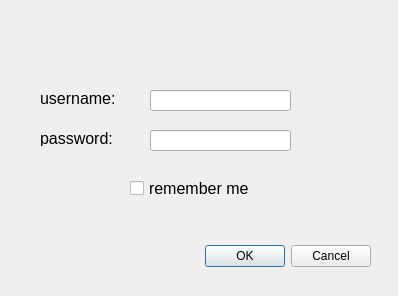
<?xml version="1.0" encoding="UTF-8"?>
<ui version="4.0">
 <class>Login</class>
 <widget class="QDialog" name="Login">
  <property name="geometry">
   <rect>
    <x>0</x>
    <y>0</y>
    <width>398</width>
    <height>296</height>
   </rect>
  </property>
  <property name="windowTitle">
   <string>Dialog</string>
  </property>
  <widget class="QDialogButtonBox" name="login_button">
   <property name="geometry">
    <rect>
     <x>30</x>
     <y>240</y>
     <width>341</width>
     <height>32</height>
    </rect>
   </property>
   <property name="orientation">
    <enum>Qt::Horizontal</enum>
   </property>
   <property name="standardButtons">
    <set>QDialogButtonBox::Cancel|QDialogButtonBox::Ok</set>
   </property>
  </widget>
  <widget class="QLineEdit" name="login_username">
   <property name="geometry">
    <rect>
     <x>150</x>
     <y>90</y>
     <width>141</width>
     <height>21</height>
    </rect>
   </property>
  </widget>
  <widget class="QLineEdit" name="login_password">
   <property name="geometry">
    <rect>
     <x>150</x>
     <y>130</y>
     <width>141</width>
     <height>21</height>
    </rect>
   </property>
  </widget>
  <widget class="QLabel" name="label">
   <property name="geometry">
    <rect>
     <x>40</x>
     <y>90</y>
     <width>101</width>
     <height>16</height>
    </rect>
   </property>
   <property name="font">
    <font>
     <pointsize>12</pointsize>
    </font>
   </property>
   <property name="text">
    <string>username:</string>
   </property>
  </widget>
  <widget class="QLabel" name="label_2">
   <property name="geometry">
    <rect>
     <x>40</x>
     <y>130</y>
     <width>101</width>
     <height>16</height>
    </rect>
   </property>
   <property name="font">
    <font>
     <pointsize>12</pointsize>
    </font>
   </property>
   <property name="text">
    <string>password: </string>
   </property>
  </widget>
  <widget class="QCheckBox" name="login_remember">
   <property name="geometry">
    <rect>
     <x>130</x>
     <y>180</y>
     <width>151</width>
     <height>16</height>
    </rect>
   </property>
   <property name="font">
    <font>
     <pointsize>12</pointsize>
    </font>
   </property>
   <property name="text">
    <string>remember me</string>
   </property>
  </widget>
 </widget>
 <resources/>
 <connections>
  <connection>
   <sender>login_button</sender>
   <signal>accepted()</signal>
   <receiver>Login</receiver>
   <slot>accept()</slot>
   <hints>
    <hint type="sourcelabel">
     <x>248</x>
     <y>254</y>
    </hint>
    <hint type="destinationlabel">
     <x>157</x>
     <y>274</y>
    </hint>
   </hints>
  </connection>
  <connection>
   <sender>login_button</sender>
   <signal>rejected()</signal>
   <receiver>Login</receiver>
   <slot>reject()</slot>
   <hints>
    <hint type="sourcelabel">
     <x>316</x>
     <y>260</y>
    </hint>
    <hint type="destinationlabel">
     <x>286</x>
     <y>274</y>
    </hint>
   </hints>
  </connection>
 </connections>
</ui>
